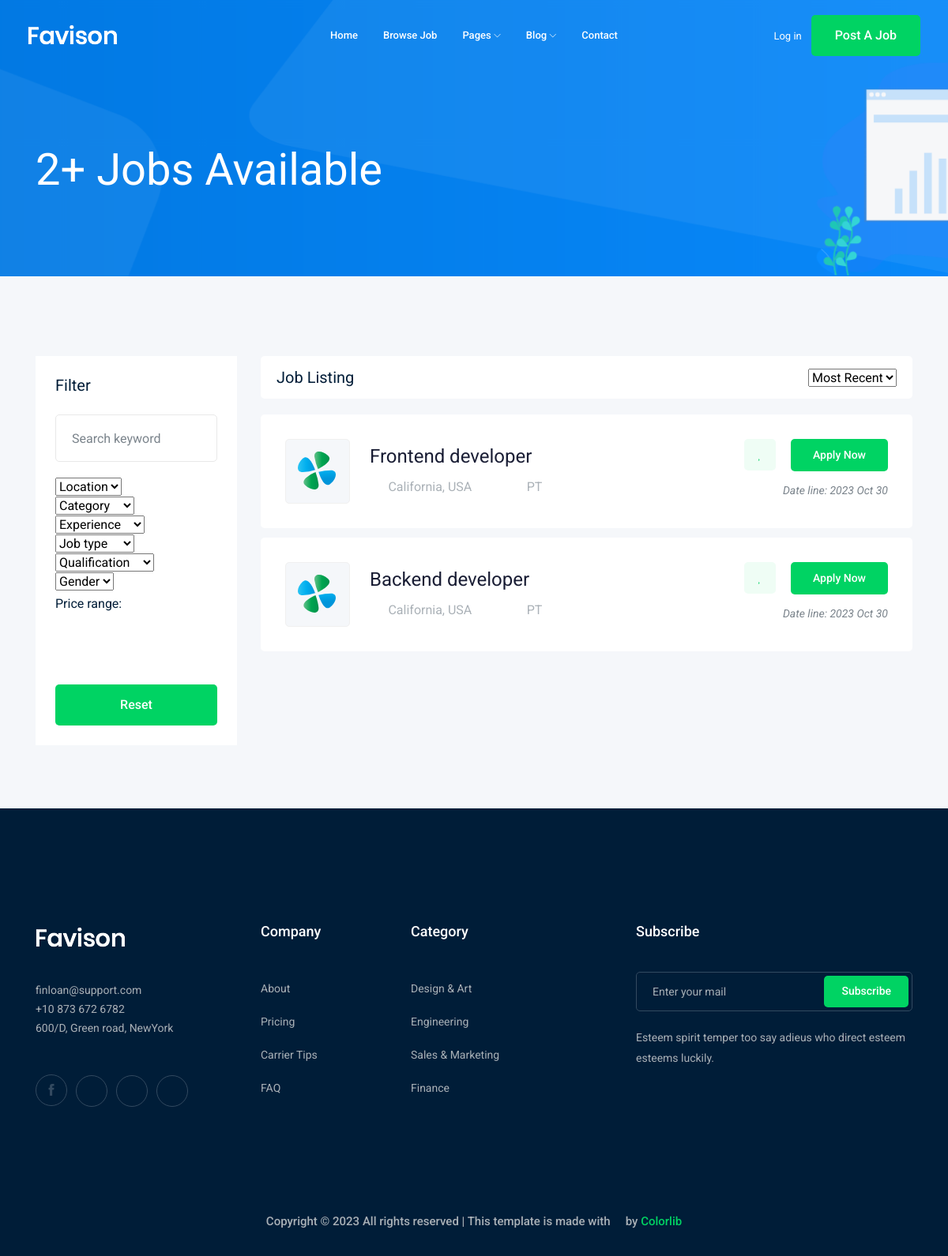
/jobs/?page=2, run on an earlier commit of the app's database.
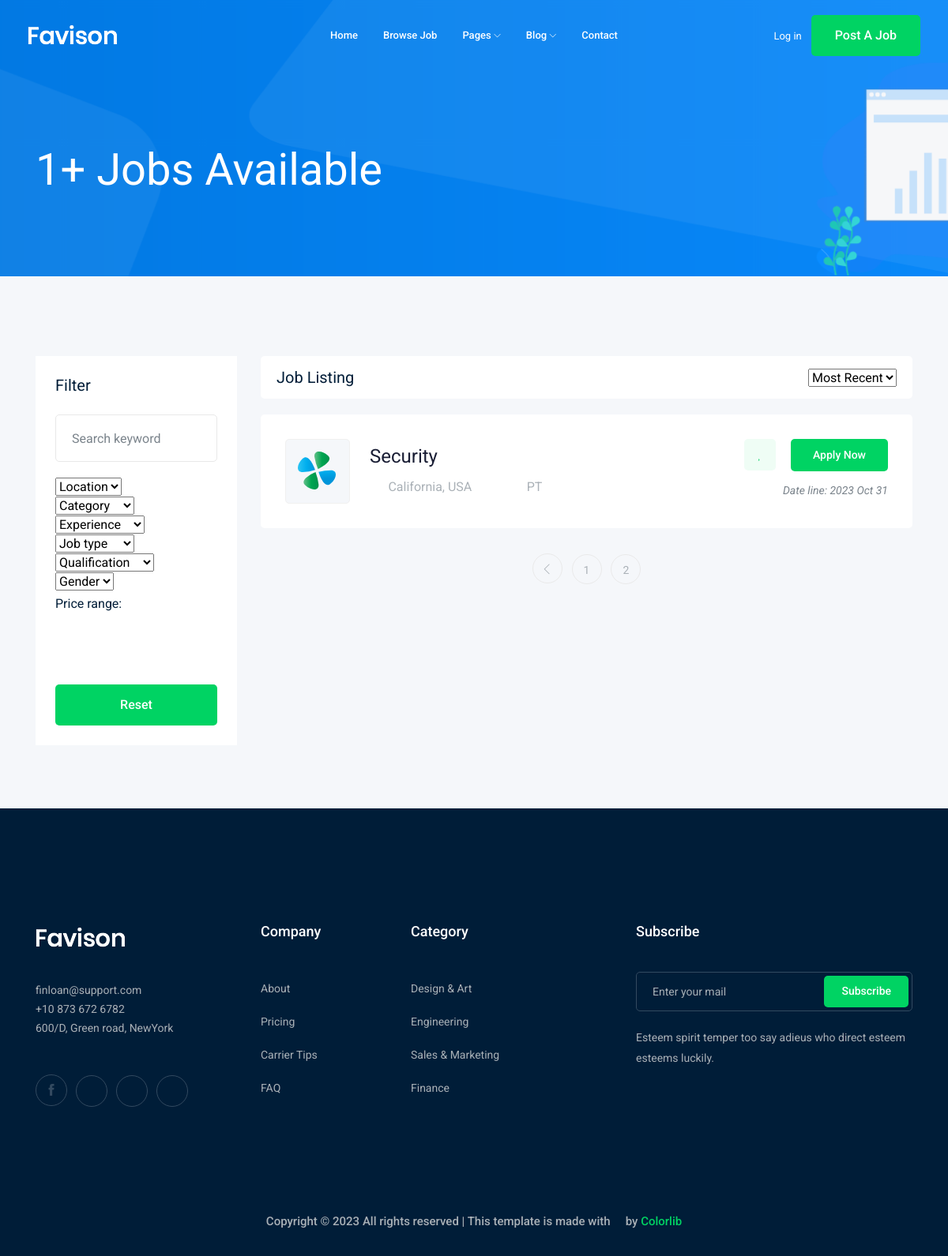
And on a later commit of the database.
### job/models.py (models this page shows, shortened)
class Job(models.Model):
    class JobType(models.TextChoices):
        FULL_TIME = 'FT','Full time'
        PARTY_TIME = 'PT', 'Party time'
    title = models.CharField(max_length=200)
    job_type = models.CharField(max_length=2,choices=JobType.choices, default=JobType.PARTY_TIME)
    description = models.TextField()
    publish = models.DateTimeField(default=timezone.now)
    created = models.DateTimeField(auto_now_add=True)
    updated = models.DateTimeField(auto_now=True)
    vacancy = models.IntegerField(default=1)
    salary = models.IntegerField(default=0)
    experience = models.IntegerField(default=1)
    category = models.ForeignKey('Category', on_delete=models.CASCADE)
    pic = models.ImageField(upload_to=file_upload, blank=True)
    slug = models.SlugField(null=True,blank=True)

### job/views.py (the view)
# urls.py: path('', views.job_list,name='job_list'),
def job_list(request):
    all_jobs = Job.objects.all()
    paginator = Paginator(all_jobs, 2)
    page_number = request.GET.get('page')
    page_obj = paginator.get_page(page_number)
    context = {'jobs': page_obj}
    return render(request, 'job/job/list.html',context)

### templates/job/job/list.html (shortened to what the changed rows need)
{% extends "job/base.html" %} {% block content %}
<div class="bradcam_area bradcam_bg_1">
  <div class="container">
    <div class="row">
      <div class="col-xl-12">
        <div class="bradcam_text">
          <h3>{{jobs|length}}+ Jobs Available</h3>
        </div>
      </div>
    </div>
  </div>
</div>
<div class="job_listing_area plus_padding">
  <div class="container">
    <div class="row">
      <div class="col-lg-9">
        <div class="job_lists m-0">
          <div class="row">
            {% for job in jobs %}
            <div class="col-lg-12 col-md-12">
              <div class="single_jobs white-bg d-flex justify-content-between">
                <div class="jobs_left d-flex align-items-center">
                  <div class="thumb">
                    <img src="img/svg_icon/1.svg" alt="" />
                  </div>
                  <div class="jobs_conetent">
                    <a href="{% url 'job:job_detail' job.id%}"
                      ><h4>{{job.title}}</h4></a
                    >
                    <div class="links_locat d-flex align-items-center">
                      <div class="location">
                        <p><i class="fa fa-map-marker"></i> California, USA</p>
                      </div>
                      <div class="location">
                        <p><i class="fa fa-clock-o"></i>{{job.job_type}}</p>
                      </div>
                    </div>
                  </div>
                </div>
                <div class="jobs_right">
                  <div class="apply_now">
                    <a class="heart_mark" href="#">
                      <i class="fa fa-heart"></i>
                    </a>
                    <a href="job_details.html" class="boxed-btn3">Apply Now</a>
                  </div>
                  <div class="date">
                    <p>Date line: {{job.publish|date:'Y M d'}}</p>
                  </div>
                </div>
              </div>
            </div>
            {% endfor %}
          </div>
          {% if jobs.has_other_pages %}
          <div class="row">
            <div class="col-lg-12">
              <div class="pagination_wrap">
                <ul>
                  {% if jobs.has_previous %}
                  <li>
                    <a href="?page{{jobs.previous_page_number}}">
                      <i class="ti-angle-left"></i>
                    </a>
                  </li>
                  {% endif %} {% for i in jobs.paginator.page_range %}
                  <li>
                    <a href="?page={{i}}"><span>{{i}}</span></a>
                  </li>
                  {% endfor %}
                </ul>
              </div>
            </div>
          </div>
          {% endif %}
        </div>
      </div>
    </div>
  </div>
</div>
{% endblock content %}

What changed in the data, as far as the page shows it:
no longer on this page (row unchanged): Job: title "Frontend developer", job_type "PT", publish "2023 Oct 30"
no longer on this page (row unchanged): Job: title "Backend developer", job_type "PT", publish "2023 Oct 30"
added Job: title "Security", job_type "PT", publish "2023 Oct 31"
Also different on the page:
{{ jobs|length }}: "2" → "1"
new list line: "1"
new list line: "2"
